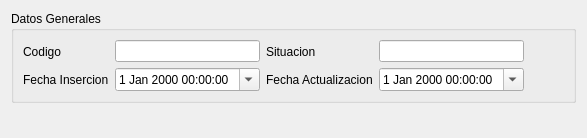
<?xml version="1.0" encoding="UTF-8"?>
<ui version="4.0">
 <class>RegistroView</class>
 <widget class="QWidget" name="RegistroView">
  <property name="geometry">
   <rect>
    <x>0</x>
    <y>0</y>
    <width>574</width>
    <height>123</height>
   </rect>
  </property>
  <property name="windowTitle">
   <string>Form</string>
  </property>
  <layout class="QVBoxLayout" name="verticalLayout_5">
   <item>
    <widget class="QGroupBox" name="groupBox">
     <property name="sizePolicy">
      <sizepolicy hsizetype="Minimum" vsizetype="Fixed">
       <horstretch>0</horstretch>
       <verstretch>0</verstretch>
      </sizepolicy>
     </property>
     <property name="title">
      <string>Datos Generales</string>
     </property>
     <layout class="QHBoxLayout" name="horizontalLayout">
      <item>
       <layout class="QVBoxLayout" name="verticalLayout">
        <item>
         <widget class="QLabel" name="label_3">
          <property name="text">
           <string>Codigo</string>
          </property>
         </widget>
        </item>
        <item>
         <widget class="QLabel" name="label">
          <property name="text">
           <string>Fecha Insercion</string>
          </property>
         </widget>
        </item>
       </layout>
      </item>
      <item>
       <layout class="QVBoxLayout" name="verticalLayout_2">
        <item>
         <widget class="QLineEdit" name="idValue">
          <property name="sizePolicy">
           <sizepolicy hsizetype="Minimum" vsizetype="Fixed">
            <horstretch>0</horstretch>
            <verstretch>0</verstretch>
           </sizepolicy>
          </property>
          <property name="readOnly">
           <bool>true</bool>
          </property>
         </widget>
        </item>
        <item>
         <widget class="QDateTimeEdit" name="dateOfInsertion">
          <property name="calendarPopup">
           <bool>true</bool>
          </property>
         </widget>
        </item>
       </layout>
      </item>
      <item>
       <layout class="QVBoxLayout" name="verticalLayout_4">
        <item>
         <widget class="QLabel" name="label_6">
          <property name="text">
           <string>Situacion</string>
          </property>
         </widget>
        </item>
        <item>
         <widget class="QLabel" name="label_2">
          <property name="text">
           <string>Fecha Actualizacion</string>
          </property>
         </widget>
        </item>
       </layout>
      </item>
      <item>
       <layout class="QVBoxLayout" name="verticalLayout_3">
        <item>
         <widget class="QLineEdit" name="situacion">
          <property name="sizePolicy">
           <sizepolicy hsizetype="Minimum" vsizetype="Fixed">
            <horstretch>0</horstretch>
            <verstretch>0</verstretch>
           </sizepolicy>
          </property>
         </widget>
        </item>
        <item>
         <widget class="QDateTimeEdit" name="lastUpdate">
          <property name="calendarPopup">
           <bool>true</bool>
          </property>
         </widget>
        </item>
       </layout>
      </item>
      <item>
       <spacer name="horizontalSpacer">
        <property name="orientation">
         <enum>Qt::Horizontal</enum>
        </property>
        <property name="sizeHint" stdset="0">
         <size>
          <width>40</width>
          <height>20</height>
         </size>
        </property>
       </spacer>
      </item>
     </layout>
    </widget>
   </item>
   <item>
    <widget class="QWidget" name="widgetView" native="true">
     <layout class="QVBoxLayout" name="verticalLayout_WidgetView"/>
    </widget>
   </item>
  </layout>
 </widget>
 <resources/>
 <connections/>
</ui>
